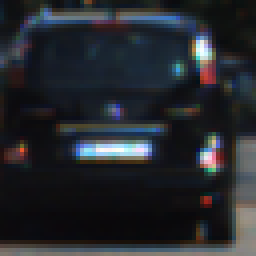
#> input picture vehicles/KITTI_extracted/1156.png, 64 x 64 px (shown 4 times larger); its folder holds 4 pictures in this run
$ python detect_vehicles.py   (older library calls are emulated)
#> lines starting #> are read from the running program, lines starting #| are printed output that depends on the picture
#> in single_image_features_tupled, image is the input picture: shape (64, 64, 3); mean B, G, R 45.6, 40.6, 37.9
# Vehicle Detection

from collections import deque
import glob
import itertools
import multiprocessing
import os
import pickle
import time

import cv2
import numpy as np
from moviepy.editor import VideoFileClip
import matplotlib.pyplot as plt
import pandas
from scipy.ndimage.measurements import label
from scipy.stats import randint as sp_randint
from skimage.feature import hog
from sklearn.cross_validation import train_test_split
from sklearn.svm import LinearSVC
from sklearn.preprocessing import RobustScaler

debug_image = False


def get_hog_features(img, orient, pix_per_cell, cell_per_block,
                     vis=False, feature_vec=True):
    '''Computes Histogram Of Gradient (HOG) features for a given image'''
    # if vis = True, return features and HOG image
    if vis == True:
        features, hog_image = hog(img, orientations=orient,
                                  pixels_per_cell=(pix_per_cell, pix_per_cell),
                                  cells_per_block=(
                                      cell_per_block, cell_per_block),
                                  transform_sqrt=False,
                                  visualise=vis, feature_vector=feature_vec)
        return features, hog_image
    # Otherwise call with one output
    else:
        features = hog(img, orientations=orient,
                       pixels_per_cell=(pix_per_cell, pix_per_cell),
                       cells_per_block=(cell_per_block, cell_per_block),
                       transform_sqrt=False,
                       visualise=vis, feature_vector=feature_vec)
        return features


# [18 lines left out: functions bin_spatial, color_hist, not called in this run]


def single_img_features(img, color_space='RGB', spatial_size=(32, 32),
                        hist_bins=32, orient=9,
                        pix_per_cell=8, cell_per_block=2, hog_channel=0,
                        spatial_feat=True, hist_feat=True, hog_feat=True):
    '''method to extract features from a single image'''
#> called with color_space = 'YCrCb', spatial_size = (32, 32), hist_bins = 32, orient = 9, pix_per_cell = 8, cell_per_block = 2, hog_channel = 'ALL', spatial_feat = False
    # 1) Define an empty list to receive features
    img_features = []
    # 2) Apply color conversion if other than 'RGB'
    if color_space != 'BGR':
        if color_space == 'HSV':
            feature_image = cv2.cvtColor(img, cv2.COLOR_BGR2HSV)
        elif color_space == 'LUV':
            feature_image = cv2.cvtColor(img, cv2.COLOR_BGR2LUV)
        elif color_space == 'HLS':
            feature_image = cv2.cvtColor(img, cv2.COLOR_BGR2HLS)
        elif color_space == 'YUV':
            feature_image = cv2.cvtColor(img, cv2.COLOR_BGR2YUV)
        elif color_space == 'YCrCb':
            feature_image = cv2.cvtColor(img, cv2.COLOR_BGR2YCrCb)
#> feature_image: shape (64, 64, 3); mean of channels 0, 1, 2 40.4, 126.2, 131
    else:
        feature_image = np.copy(img)
    # 3) Compute spatial features if flag is set
    if spatial_feat == True:
        spatial_features = bin_spatial(feature_image, size=spatial_size)
        # 4) Append features to list
        img_features.append(spatial_features)
    # 5) Compute histogram features if flag is set
    if hist_feat == True:
        hist_features = color_hist(feature_image, nbins=hist_bins)
        # 6) Append features to list
        img_features.append(hist_features)
    # 7) Compute HOG features if flag is set
    if hog_feat == True:
        if hog_channel == 'ALL':
            hog_features = []
            for channel in range(feature_image.shape[2]):
                hog_features.extend(get_hog_features(feature_image[:, :, channel],
                                                     orient, pix_per_cell, cell_per_block,
                                                     vis=False, feature_vec=True))
#> after the loop, hog_features = 5292 values, max 0.701 at index 1534, min 0 at index 17, mean 0.121
        else:
            hog_features = get_hog_features(feature_image[:, :, hog_channel], orient,
                                            pix_per_cell, cell_per_block, vis=False, feature_vec=True)
        # 8) Append features to list
        img_features.append(hog_features)

    # 9) Return concatenated array of features
    return np.concatenate(img_features)


def single_image_features_tupled(args):
    ''' computes single image features during training'''
    img_name, flip, color_space, spatial_size, hist_bins, orient, pix_per_cell, cell_per_block, hog_channel, spatial_feat, hist_feat, hog_feat = args
    image = cv2.imread(img_name)
    if flip is True:
        image = cv2.flip(image, 1)
    return single_img_features(image, color_space, spatial_size, hist_bins, orient, pix_per_cell, cell_per_block, hog_channel, spatial_feat, hist_feat, hog_feat)


def extract_features(file_names, color_space='RGB', spatial_size=(32, 32),
                     hist_bins=32, orient=9,
                     pix_per_cell=8, cell_per_block=2, hog_channel=0,
                     spatial_feat=True, hist_feat=True, hog_feat=True):
    '''extract features from list of image names in parallel'''
    global multip
    regular = multip.map(single_image_features_tupled, [(file_name, False, color_space, spatial_size, hist_bins,
                                                         orient, pix_per_cell, cell_per_block, hog_channel, spatial_feat, hist_feat, hog_feat) for file_name in file_names])
#> in single_image_features_tupled (call 2), `img_name, flip, color_space, spatial_size, hist_bins, orient, pix_per_..`: img_name = 'vehicles/KITTI_extracted/1309.png'; flip = False; color_space = 'YCrCb'; spatial_size = (32, 32); hist_bins = 32; orient = 9; pix_per_cell = 8; cell_per_block = 2; hog_channel = 'ALL'; spatial_feat = False; hog_feat = True
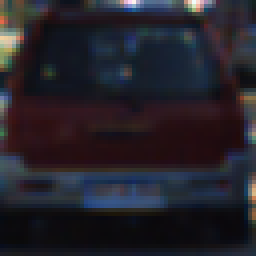
#> input picture vehicles/KITTI_extracted/1309.png, 64 x 64 px (shown 4 times larger)
#> in single_image_features_tupled, image is the input picture: shape (64, 64, 3); mean B, G, R 41.9, 33.9, 36.7
#> in single_img_features (call 2), `feature_image = cv2.cvtColor(img, cv2.COLOR_BGR2YCrCb)`: feature_image: shape (64, 64, 3); mean of channels 0, 1, 2 35.7, 128.7, 131.5
#> in single_image_features_tupled (call 3), `img_name, flip, color_space, spatial_size, hist_bins, orient, pix_per_..`: img_name = 'vehicles/KITTI_extracted/1333.png'
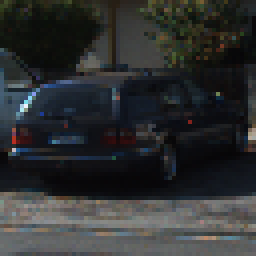
#> input picture vehicles/KITTI_extracted/1333.png, 64 x 64 px (shown 4 times larger)
#> in single_image_features_tupled, image is the input picture: shape (64, 64, 3); mean B, G, R 48.6, 48.1, 46.4
#> in single_img_features (call 3), `feature_image = cv2.cvtColor(img, cv2.COLOR_BGR2YCrCb)`: feature_image: shape (64, 64, 3); mean of channels 0, 1, 2 47.6, 127.1, 128.6
#> in single_image_features_tupled (call 4), `img_name, flip, color_space, spatial_size, hist_bins, orient, pix_per_..`: img_name = 'vehicles/KITTI_extracted/1524.png'
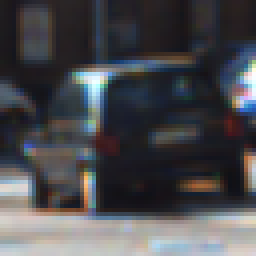
#> input picture vehicles/KITTI_extracted/1524.png, 64 x 64 px (shown 4 times larger)
#> in single_image_features_tupled, image is the input picture: shape (64, 64, 3); mean B, G, R 78.3, 74.4, 74.3
#> in single_img_features (call 4), `feature_image = cv2.cvtColor(img, cv2.COLOR_BGR2YCrCb)`: feature_image: shape (64, 64, 3); mean of channels 0, 1, 2 74.8, 127.6, 130
#> regular = 4 items
    flipped = multip.map(single_image_features_tupled, [(file_name, True, color_space, spatial_size, hist_bins,
                                                         orient, pix_per_cell, cell_per_block, hog_channel, spatial_feat, hist_feat, hog_feat) for file_name in file_names])
#> in single_image_features_tupled (call 5), `image = cv2.flip(image, 1)`:
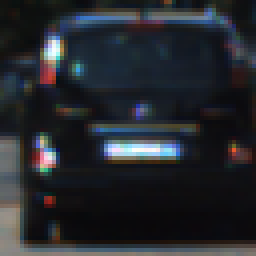
#> image: shape (64, 64, 3) (shown 4 times larger); mean B, G, R 45.6, 40.6, 37.9
#> in single_img_features (call 5), `feature_image = cv2.cvtColor(img, cv2.COLOR_BGR2YCrCb)`: feature_image: shape (64, 64, 3); mean of channels 0, 1, 2 40.4, 126.2, 131
#> in single_image_features_tupled (call 6), `img_name, flip, color_space, spatial_size, hist_bins, orient, pix_per_..`: img_name = 'vehicles/KITTI_extracted/1309.png'; flip = True
#> in single_image_features_tupled (call 6), `image = cv2.flip(image, 1)`:
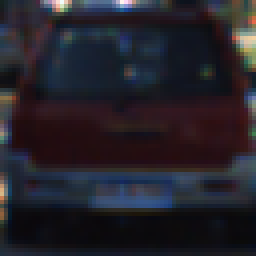
#> image: shape (64, 64, 3) (shown 4 times larger); mean B, G, R 41.9, 33.9, 36.7
#> in single_img_features (call 6), `feature_image = cv2.cvtColor(img, cv2.COLOR_BGR2YCrCb)`: feature_image: shape (64, 64, 3); mean of channels 0, 1, 2 35.7, 128.7, 131.5
#> in single_image_features_tupled (call 7), `img_name, flip, color_space, spatial_size, hist_bins, orient, pix_per_..`: img_name = 'vehicles/KITTI_extracted/1333.png'
#> in single_image_features_tupled (call 7), `image = cv2.flip(image, 1)`:
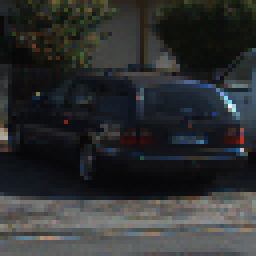
#> image: shape (64, 64, 3) (shown 4 times larger); mean B, G, R 48.6, 48.1, 46.4
#> in single_img_features (call 7), `feature_image = cv2.cvtColor(img, cv2.COLOR_BGR2YCrCb)`: feature_image: shape (64, 64, 3); mean of channels 0, 1, 2 47.6, 127.1, 128.6
#> in single_image_features_tupled (call 8), `img_name, flip, color_space, spatial_size, hist_bins, orient, pix_per_..`: img_name = 'vehicles/KITTI_extracted/1524.png'
#> in single_image_features_tupled (call 8), `image = cv2.flip(image, 1)`:
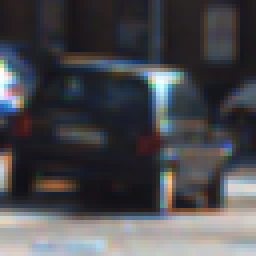
#> image: shape (64, 64, 3) (shown 4 times larger); mean B, G, R 78.3, 74.4, 74.3
#> in single_img_features (call 8), `feature_image = cv2.cvtColor(img, cv2.COLOR_BGR2YCrCb)`: feature_image: shape (64, 64, 3); mean of channels 0, 1, 2 74.8, 127.6, 130
#> flipped = 4 items
    return np.concatenate((regular, flipped))


# [166 lines left out: functions find_cars, find_cars_wrapper, draw_boxes, add_heat, not called in this run]


def apply_threshold(heatmap, threshold):
    '''Zero out pixels below the threshold'''
    return np.maximum(heatmap - threshold, 0)


# [18 lines left out: function draw_labeled_bboxes, not called in this run]


def train_vehicle_classifier(identifier, color_space, hog_channel, hist_bins, spatial_size, orient, pix_per_cell, cell_per_block, spatial_feat, hist_feat, hog_feat):
    '''train a classifier to identify vehicles in a single image'''
    global classifier
    global X_scaler

    # Read in KITTI vehicles and non-vehicles
    cars = glob.glob('vehicles/KITTI_extracted/*.png')
    notcars = glob.glob('non-vehicles/Extras/*.png')

    car_features = extract_features(cars, color_space=color_space,
                                    spatial_size=spatial_size, hist_bins=hist_bins,
                                    orient=orient, pix_per_cell=pix_per_cell,
                                    cell_per_block=cell_per_block,
                                    hog_channel=hog_channel, spatial_feat=spatial_feat,
                                    hist_feat=hist_feat, hog_feat=hog_feat)
    notcar_features = extract_features(notcars, color_space=color_space,
                                       spatial_size=spatial_size, hist_bins=hist_bins,
                                       orient=orient, pix_per_cell=pix_per_cell,
                                       cell_per_block=cell_per_block,
                                       hog_channel=hog_channel, spatial_feat=spatial_feat,
                                       hist_feat=hist_feat, hog_feat=hog_feat)

#> (the run stopped early here; a loop or call above may not have finished)
